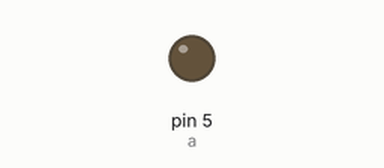
This sketch was run on a simulated Arduino Uno, built with avr-gcc and run on an emulated ATmega328P. Parts: output pins drawn as LEDs (lit = HIGH). Dashed ring = blinking.

Above: at 1.0 s.
At 2.5 s:
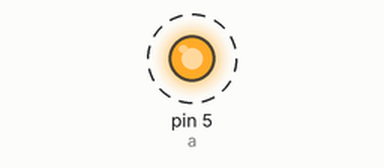
Timing chart, 0 to 4.6 s (numbered marks = the images above):
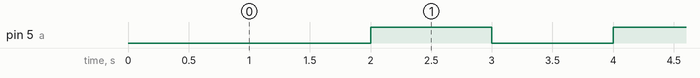

The sketch:

triac_1.ino
```cpp
#include<IRremote.h>
int RECV_PIN=8;
IRrecv irrecv(RECV_PIN);
int a=5;
decode_results results;


void setup() {
pinMode(a,OUTPUT);
irrecv.enableIRIn();
Serial.begin(9600);
}

void loop(){

  delay(1000);
  digitalWrite(a,LOW);
  delay(1000);
  digitalWrite(a,HIGH);


}
```

Measured:
- by itself, pin 5 (a): alternates HIGH for 1.0 s and LOW for 1.0 s
